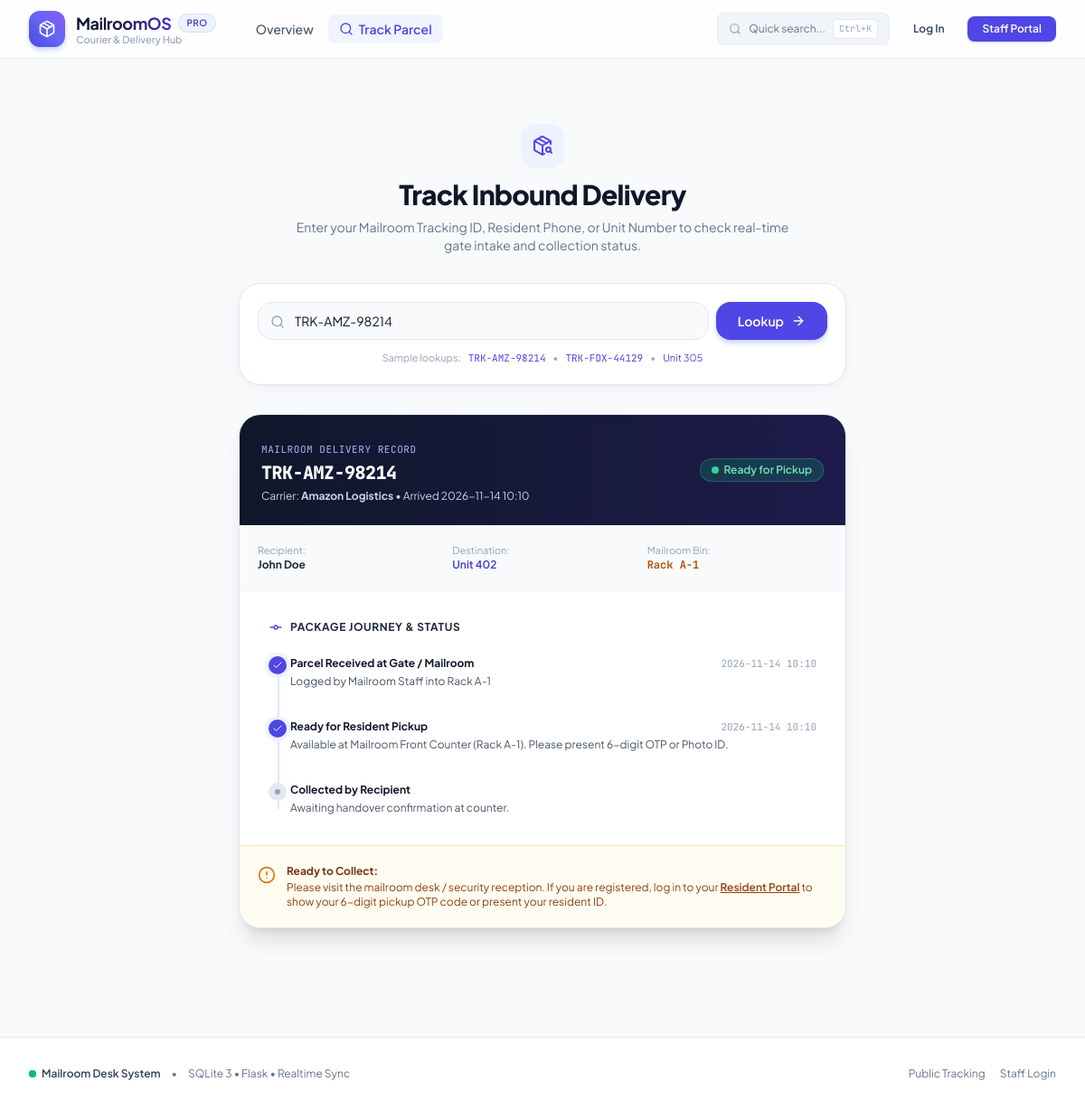
/track?q=TRK-AMZ-98214, run on the app's committed database.
### tables this page shows
CREATE TABLE packages (
        id INTEGER PRIMARY KEY AUTOINCREMENT,
        tracking_number TEXT UNIQUE NOT NULL,
        courier_name TEXT NOT NULL,
        recipient_name TEXT NOT NULL,
        recipient_email TEXT,
        recipient_phone TEXT,
        recipient_unit TEXT NOT NULL,
        storage_bin TEXT NOT NULL,
        package_type TEXT DEFAULT 'Box', -- Box, Envelope, Fragile, Perishable, Heavy
        weight TEXT,
        status TEXT NOT NULL DEFAULT 'Ready for Pickup', -- 'Ready for Pickup', 'Collected', 'Returned'
        arrival_date TIMESTAMP DEFAULT CURRENT_TIMESTAMP,
        collected_date TIMESTAMP,
        pickup_code TEXT NOT NULL, -- 6-digit verification code
        logged_by_id INTEGER,
        handed_by_id INTEGER,
        recipient_notes TEXT,
        handover_notes TEXT,
        collected_by_name TEXT,
        signature_data TEXT,
        FOREIGN KEY (logged_by_id) REFERENCES users (id),
        FOREIGN KEY (handed_by_id) REFERENCES users (id)
    );

### app.py (the view, shortened to what this page needs)
@app.route('/track', methods=['GET', 'POST'])
def public_track():
    query = request.args.get('q', '').strip()
    if request.method == 'POST':
        query = request.form.get('tracking_query', '').strip()
        return redirect(url_for('public_track', q=query))
    package = None
    timeline = []
    error_msg = None
    if query:
        conn = get_db_connection()
        package = conn.execute("""
            SELECT p.*, u.full_name as logged_by_name
            FROM packages p
            LEFT JOIN users u ON p.logged_by_id = u.id
            WHERE UPPER(p.tracking_number) = UPPER(?)
               OR p.recipient_phone = ?
               OR (UPPER(p.recipient_unit) = UPPER(?) AND p.status = 'Ready for Pickup')
            ORDER BY p.arrival_date DESC LIMIT 1
        """, (query, query, query)).fetchone()
        if package:
            timeline.append({
                'title': 'Parcel Received at Gate / Mailroom',
                'description': f"Logged by Mailroom Staff into {package['storage_bin']}",
                'timestamp': package['arrival_date'],
                'completed': True,
                'current': package['status'] == 'Ready for Pickup'
            })
            if package['status'] == 'Ready for Pickup':
                timeline.append({
                    'title': 'Ready for Resident Pickup',
                    'description': f"Available at Mailroom Front Counter ({package['storage_bin']}). Please present 6-digit OTP or Photo ID.",
                    'timestamp': package['arrival_date'],
                    'completed': True,
                    'current': True
                })
                timeline.append({
                    'title': 'Collected by Recipient',
                    'description': 'Awaiting handover confirmation at counter.',
                    'timestamp': None,
                    'completed': False,
                    'current': False
                })
        else:
            error_msg = f"No delivery found matching '{query}'. Please verify your Tracking ID or Unit Number."
        conn.close()
    return render_template('public_track.html', query=query, package=package, timeline=timeline, error_msg=error_msg)

### app.py (called while the page is built, shortened)
@app.context_processor
def inject_global_data():
    current_user = get_current_user()
    pending_count = 0
    resident_pending_count = 0
    return {
        'current_user': current_user,
        'global_pending_count': pending_count,
        'resident_pending_count': resident_pending_count,
        'now': datetime.now()
    }

### auth.py (called while the page is built)
def get_current_user():
    if 'user_id' not in session:
        return None
    conn = get_db_connection()
    user = conn.execute("SELECT * FROM users WHERE id = ?", (session['user_id'],)).fetchone()
    conn.close()
    return user

### database.py (called while the page is built)
def get_db_connection():
    conn = sqlite3.connect(DB_PATH)
    conn.row_factory = sqlite3.Row
    conn.execute("PRAGMA foreign_keys = ON")
    return conn

### templates/public_track.html (shortened to what this page needs)
{% extends "base.html" %}
{% block content %}
<div class="max-w-4xl mx-auto px-4 sm:px-6 lg:px-8 py-10 sm:py-14 space-y-8">
  <div class="text-center max-w-xl mx-auto">
    <div class="w-12 h-12 rounded-2xl bg-indigo-50 text-indigo-600 flex items-center justify-center mx-auto mb-3 shadow-sm">
      <i data-lucide="package-search" class="w-6 h-6"></i>
    </div>
    <h1 class="text-3xl font-extrabold text-slate-900 tracking-tight">Track Inbound Delivery</h1>
    <p class="text-xs sm:text-sm text-slate-500 mt-2">
      Enter your Mailroom Tracking ID, Resident Phone, or Unit Number to check real-time gate intake and collection status.
    </p>
  </div>
  <div class="bg-white rounded-3xl border border-slate-200 p-4 sm:p-5 shadow-soft max-w-2xl mx-auto">
    <form method="POST" action="{{ url_for('public_track') }}" class="flex flex-col sm:flex-row gap-2">
      <div class="relative flex-grow">
        <i data-lucide="search" class="w-4 h-4 text-slate-400 absolute left-3.5 top-3.5"></i>
        <input type="text" name="tracking_query" value="{{ query }}" required
               placeholder="Tracking ID (e.g. TRK-AMZ-98214) or Unit 402"
               class="w-full pl-10 pr-4 py-2.5 bg-slate-50 border border-slate-200 rounded-2xl text-xs sm:text-sm text-slate-900 focus:bg-white focus:ring-2 focus:ring-indigo-500 transition-all">
      </div>
      <button type="submit"
              class="px-6 py-2.5 rounded-2xl bg-indigo-600 hover:bg-indigo-700 text-white text-xs sm:text-sm font-semibold transition-all shadow-md shadow-indigo-200 flex items-center justify-center gap-2">
        <span>Lookup</span>
        <i data-lucide="arrow-right" class="w-4 h-4"></i>
      </button>
    </form>
    <div class="mt-3 flex items-center justify-center gap-2 text-[11px] text-slate-400">
      <span>Sample lookups:</span>
      <a href="{{ url_for('public_track', q='TRK-AMZ-98214') }}" class="text-indigo-600 hover:underline font-mono">TRK-AMZ-98214</a>
      <span>&bull;</span>
      <a href="{{ url_for('public_track', q='TRK-FDX-44129') }}" class="text-indigo-600 hover:underline font-mono">TRK-FDX-44129</a>
      <span>&bull;</span>
      <a href="{{ url_for('public_track', q='Unit 305') }}" class="text-indigo-600 hover:underline">Unit 305</a>
    </div>
  </div>
  {% if package %}
    <div class="bg-white rounded-3xl border border-slate-200 shadow-xl overflow-hidden max-w-2xl mx-auto">
      <div class="p-6 bg-gradient-to-r from-slate-900 to-indigo-950 text-white flex flex-col sm:flex-row sm:items-center justify-between gap-4">
        <div>
          <span class="text-[11px] font-mono uppercase tracking-wider text-indigo-300">Mailroom Delivery Record</span>
          <h2 class="text-xl font-mono font-extrabold tracking-tight mt-0.5">{{ package['tracking_number'] }}</h2>
          <div class="text-xs text-slate-300 mt-1">
            Carrier: <b>{{ package['courier_name'] }}</b> &bull; Arrived {{ package['arrival_date'][:16] }}
          </div>
        </div>
        <div>
          {% if package['status'] == 'Ready for Pickup' %}
            <span class="inline-flex items-center gap-1.5 px-3 py-1 rounded-full bg-emerald-500/20 text-emerald-300 border border-emerald-400/30 font-semibold text-xs">
              <span class="w-2 h-2 rounded-full bg-emerald-400 animate-ping"></span>
              Ready for Pickup
            </span>
          {% else %}
            <span class="inline-flex items-center gap-1.5 px-3 py-1 rounded-full bg-white/10 text-white border border-white/20 font-semibold text-xs">
              <i data-lucide="check-circle" class="w-4 h-4 text-emerald-400"></i>
              Collected
            </span>
          {% endif %}
        </div>
      </div>
      <div class="grid grid-cols-2 sm:grid-cols-3 gap-4 p-5 bg-slate-50 border-b border-slate-100 text-xs">
        <div>
          <span class="text-slate-400 block text-[11px]">Recipient:</span>
          <span class="font-bold text-slate-800">{{ package['recipient_name'] }}</span>
        </div>
        <div>
          <span class="text-slate-400 block text-[11px]">Destination:</span>
          <span class="font-semibold text-indigo-700">{{ package['recipient_unit'] }}</span>
        </div>
        <div>
          <span class="text-slate-400 block text-[11px]">Mailroom Bin:</span>
          <span class="font-mono font-bold text-amber-700">{{ package['storage_bin'] }}</span>
        </div>
      </div>
      <div class="p-6 sm:p-8 space-y-6">
        <h3 class="text-xs font-bold text-slate-800 uppercase tracking-wider mb-4 flex items-center gap-2">
          <i data-lucide="git-commit" class="w-4 h-4 text-indigo-600"></i>
          Package Journey & Status
        </h3>
        <div class="relative pl-6 space-y-8 before:absolute before:left-2.5 before:top-2 before:bottom-2 before:w-0.5 before:bg-indigo-100">
          {% for step in timeline %}
            <div class="relative">
              <div class="absolute -left-6 top-0 w-5 h-5 rounded-full flex items-center justify-center {{ 'bg-indigo-600 text-white shadow-sm ring-4 ring-indigo-50' if step.completed else 'bg-slate-200 text-slate-400' }}">
                {% if step.completed %}
                  <i data-lucide="check" class="w-3 h-3"></i>
                {% else %}
                  <span class="w-1.5 h-1.5 rounded-full bg-slate-400"></span>
                {% endif %}
              </div>
              <div>
                <div class="flex items-center justify-between">
                  <h4 class="text-xs font-bold text-slate-900">{{ step.title }}</h4>
                  {% if step.timestamp %}
                    <span class="text-[11px] text-slate-400 font-mono">{{ step.timestamp[:16] }}</span>
                  {% endif %}
                </div>
                <p class="text-xs text-slate-600 mt-0.5 leading-relaxed">{{ step.description }}</p>
              </div>
            </div>
          {% endfor %}
        </div>
      </div>
      {% if package['status'] == 'Ready for Pickup' %}
        <div class="p-5 bg-amber-50/70 border-t border-amber-200/80 text-xs text-amber-900 flex items-start gap-3">
          <i data-lucide="alert-circle" class="w-5 h-5 text-amber-600 flex-shrink-0 mt-0.5"></i>
          <div>
            <div class="font-bold">Ready to Collect:</div>
            <p class="mt-0.5 text-amber-800">
              Please visit the mailroom desk / security reception. If you are registered, log in to your <a href="{{ url_for('resident_portal') }}" class="font-semibold underline">Resident Portal</a> to show your 6-digit pickup OTP code or present your resident ID.
            </p>
          </div>
        </div>
      {% endif %}
    </div>
  {% endif %}
</div>
{% endblock %}

### data on the page
packages: tracking_number "TRK-AMZ-98214", courier_name "Amazon Logistics", arrival_date "2026-11-14 10:10", recipient_name "John Doe", recipient_unit "Unit 402", storage_bin "Rack A-1", title "Parcel Received at Gate / Mailroom", description "Logged by Mailroom Staff into Rack A-1", title "Ready for Resident Pickup", description "Available at Mailroom Front Counter (Rack A-1). Please present 6-digit OTP or Photo ID."

### other printed values
{{ step.title }} "Collected by Recipient"
{{ step.description }} "Awaiting handover confirmation at counter."
